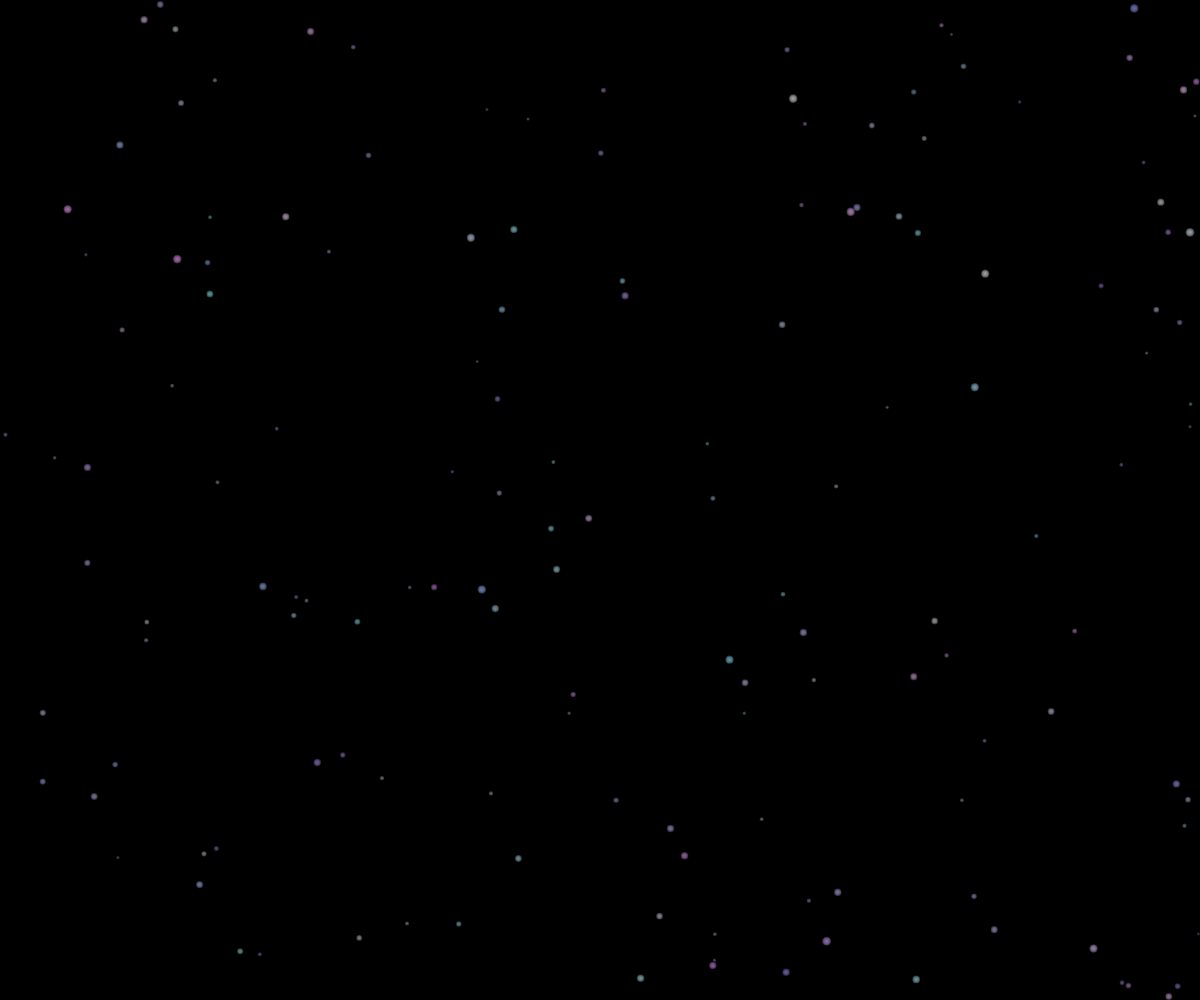
Frame 1 (no input)
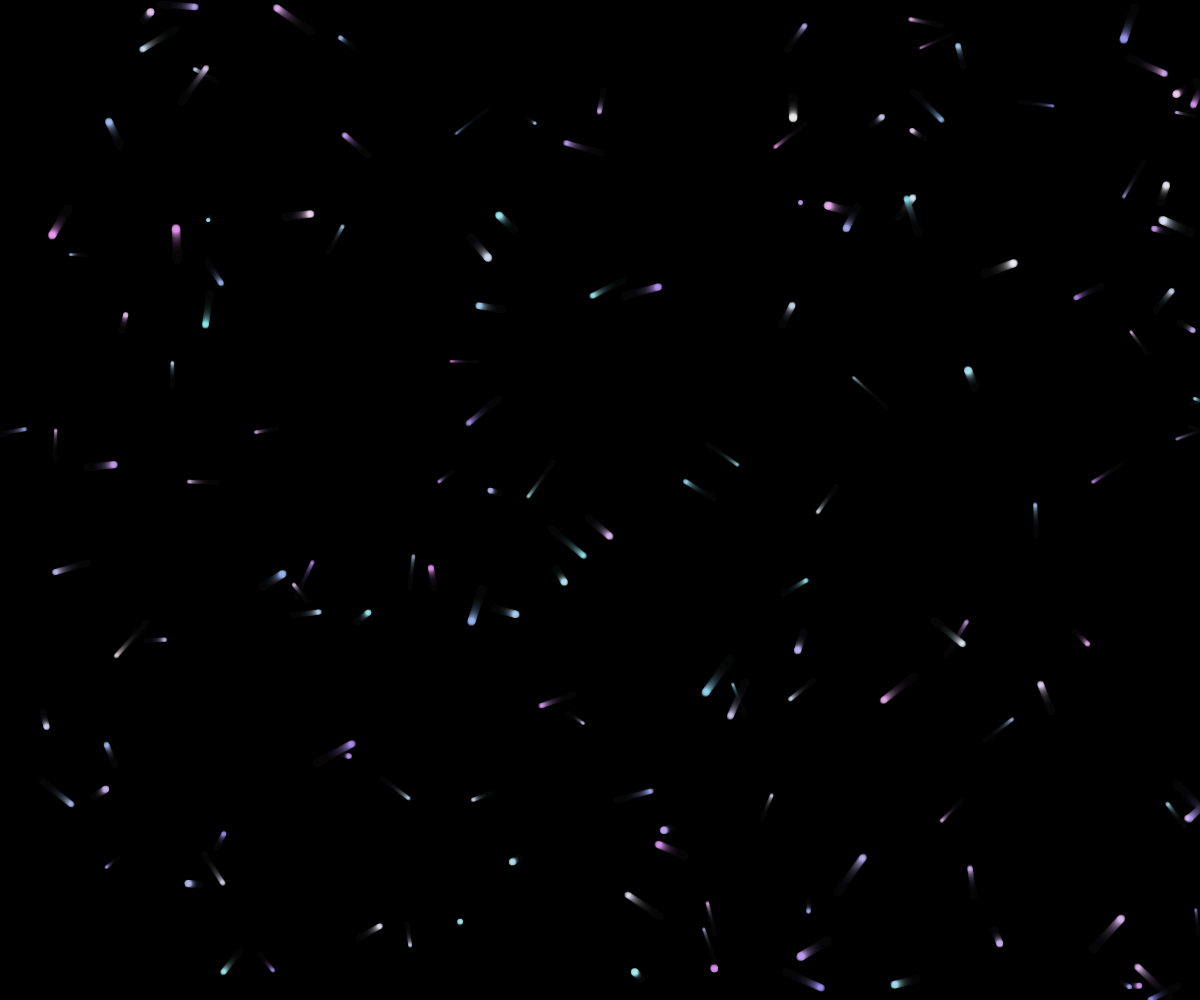
Frame 60 (no input)
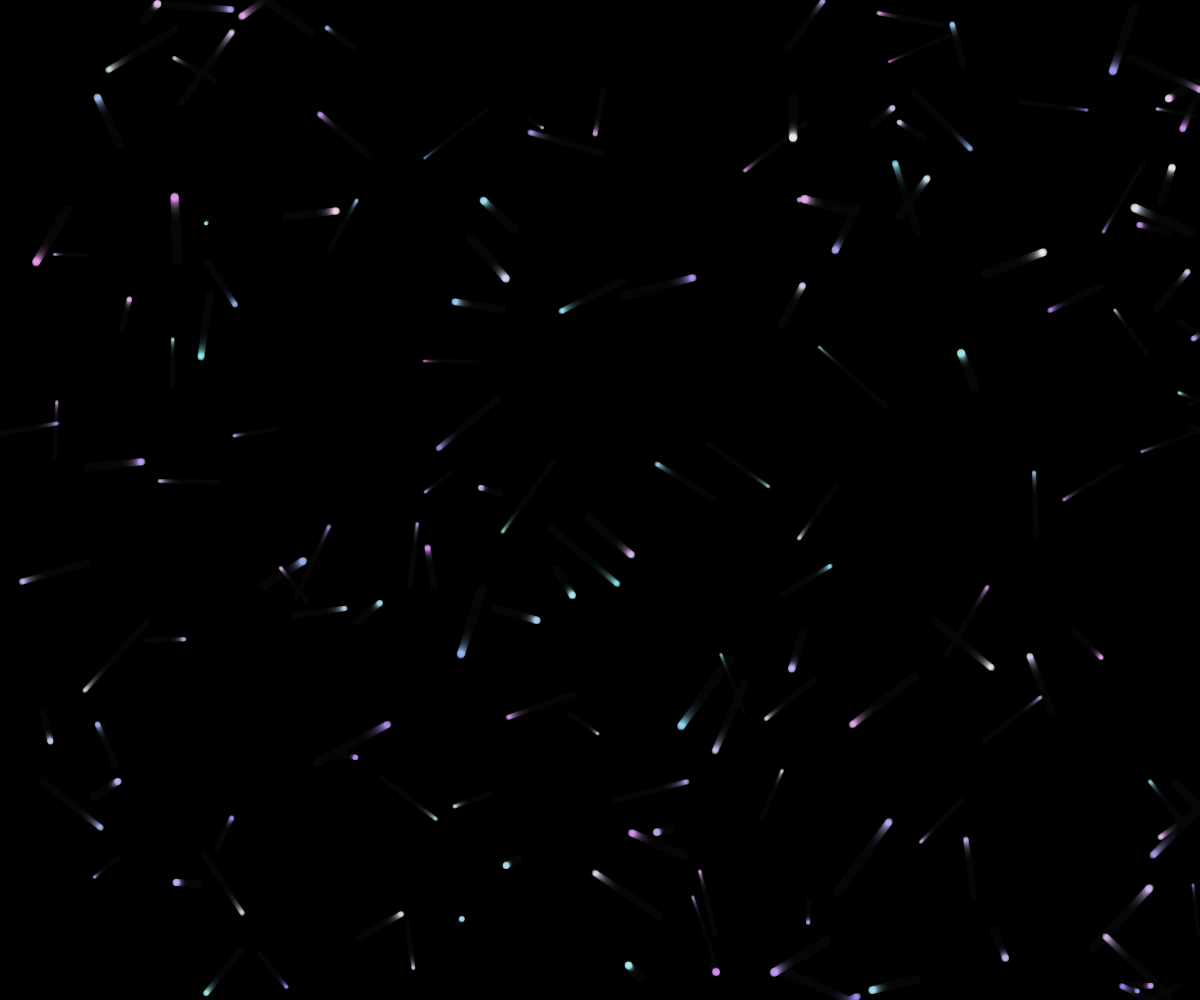
Frame 120 (the mouse pressed at the canvas centre since frame 60)

The p5.js sketch that drew these frames (run headless with seeded random() and noise() and a simulated clock; from frame 60 on, the mouse is pressed at the canvas centre):

// p5.js sketch
// ── sketch.js
let particles = [];

function setup() {
  createCanvas(windowWidth, windowHeight);
  background(0);
  for (let i = 0; i < 150; i++) {
    particles.push(new Particle());
  }
}

function draw() {
  background(0, 20); 
  
  for (let p of particles) {
    p.update();
    p.display();
  }
}

class Particle {
  constructor() {
    this.x = random(width);
    this.y = random(height);
    this.size = random(1, 3); // 小颗粒
    this.speedX = random(-0.6, 0.6);
    this.speedY = random(-0.6, 0.6);
    this.color = color(random(150, 255), random(150, 255), 255, 200);
  }
  
  update() {
    this.x += this.speedX;
    this.y += this.speedY;
    
    if (this.x < 0 || this.x > width) this.speedX *= -1;
    if (this.y < 0 || this.y > height) this.speedY *= -1;
  }
  
  display() {
    noStroke();
    for (let r = this.size * 3; r > 0; r--) {
      let alpha = map(r, 0, this.size * 3, 0, 50);
      fill(red(this.color), green(this.color), blue(this.color), alpha);
      ellipse(this.x, this.y, r);
    }
  }
}

function windowResized() {
  resizeCanvas(windowWidth, windowHeight);
}
